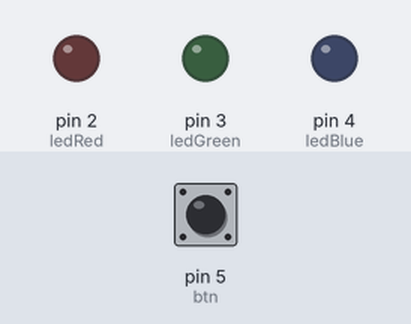
Recording of a sketch running on a simulated Arduino Uno, built with avr-gcc and run on an emulated ATmega328P. Shown: output pins drawn as LEDs (lit = HIGH). Inputs (shaded band) come from the test bench; at power-on: pin 5 (btn) HIGH.

Above: at 1.2 s.
1.3 s: pin 5 (btn) pulled LOW for 0.15 s
At 1.7 s:
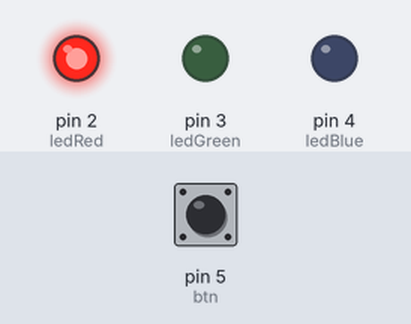
2.9 s: pin 5 (btn) pulled LOW for 1 s
At 4.2 s:
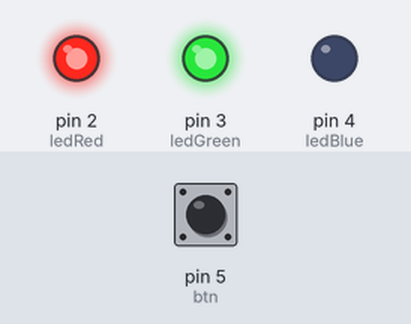
5.4 s: pin 5 (btn) pulled LOW for 0.15 s
At 6.1 s:
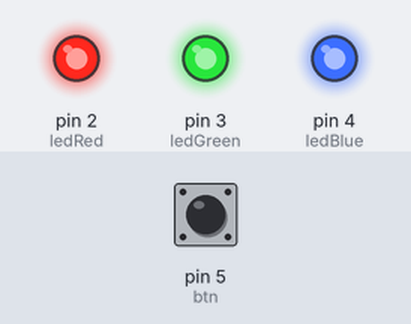
7.0 s: pin 5 (btn) pulled LOW for 3.2 s
At 11.4 s:
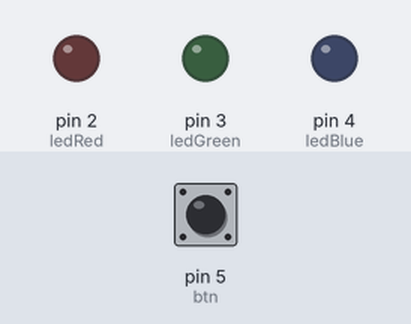
Timing chart, 0 to 12.7 s (numbered marks = the images above; inputs shaded):
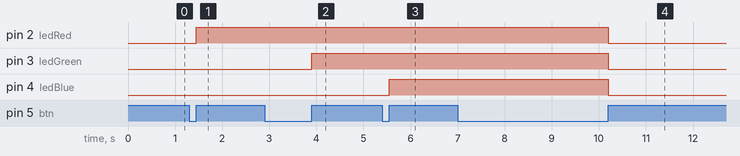

Measured:
- after the input at 1.3 s, pin 2 (ledRed): LOW → HIGH after 0.15 s
- after the input at 2.9 s, pin 3 (ledGreen): LOW → HIGH after 1.0 s
- after the input at 5.4 s, pin 4 (ledBlue): LOW → HIGH after 0.15 s
- after the input at 7.0 s, pin 2 (ledRed), pin 3 (ledGreen), pin 4 (ledBlue): HIGH → LOW after 3.2 s

The sketch:

Trabalho-1.ino
```cpp
int ledRed = 2;
int ledGreen = 3;
int ledBlue = 4;
#define btn 5
int estado = 0;
int leitura = 0;

void setup() {
  pinMode(ledRed, OUTPUT);
  pinMode(ledGreen, OUTPUT);
  pinMode(ledBlue, OUTPUT);
  pinMode(btn, INPUT);
}

void loop() {

  leitura = digitalRead(btn);

  if (leitura == 0) {
    estado++;

    if (estado > 3) {
      estado = 0;
    }

    while (digitalRead(btn) == 0) {

    }
  }

  if (estado == 1) {
    digitalWrite(ledRed, HIGH);
    digitalWrite(ledGreen, LOW);
    digitalWrite(ledBlue, LOW);
  }

  if (estado == 2) {
    digitalWrite(ledRed, HIGH);
    digitalWrite(ledGreen, HIGH);
    digitalWrite(ledBlue, LOW);
  }

  if (estado == 3) {
    digitalWrite(ledRed, HIGH);
    digitalWrite(ledGreen, HIGH);
    digitalWrite(ledBlue, HIGH);
  }

  if (estado == 0) {
    digitalWrite(ledRed, LOW);
    digitalWrite(ledGreen, LOW);
    digitalWrite(ledBlue, LOW);
  }

}
```
